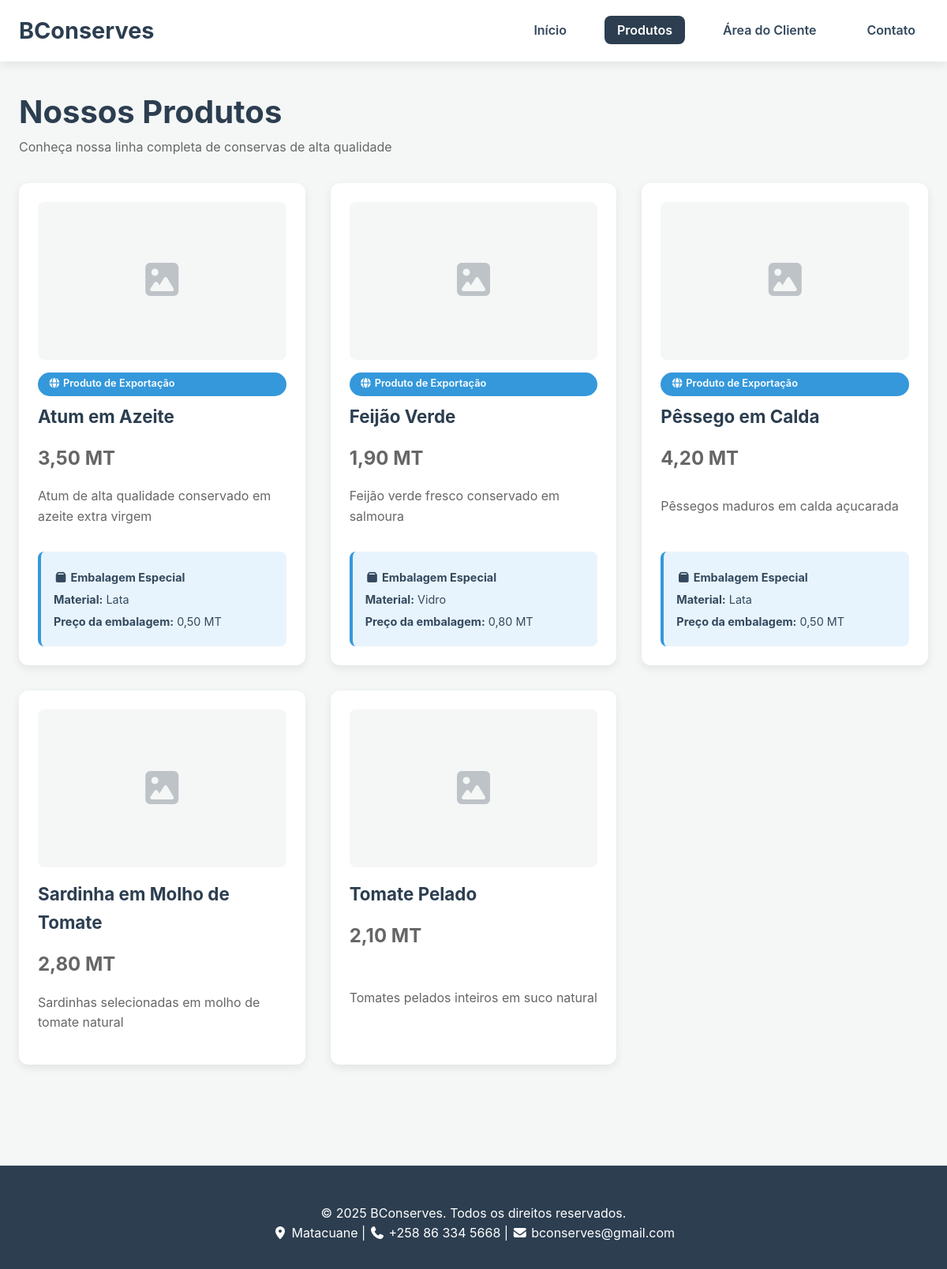
Page /site/produtos.php on the committed database.
### tables this page shows
CREATE TABLE produtos (
    id INT AUTO_INCREMENT PRIMARY KEY,
    nome VARCHAR(255) NOT NULL,
    preco DECIMAL(10,2) NOT NULL,
    exportacao BOOLEAN DEFAULT FALSE,
    material_embalagem VARCHAR(255),
    preco_embalagem DECIMAL(10,2) DEFAULT 0,
    descricao TEXT,
    imagem VARCHAR(255)
);

### includes/functions.php (called while the page is built, shortened)
<?php
function getProdutos() {
    $database = new Database();
    $db = $database->getConnection();
    $query = "SELECT * FROM produtos ORDER BY nome";
    $stmt = $db->prepare($query);
    $stmt->execute();
    return $stmt->fetchAll(PDO::FETCH_ASSOC);
}
?>

### site/produtos.php (the view, shortened to what this page needs)
<?php
require_once '../includes/functions.php';
$produtos = getProdutos();
?>
<!DOCTYPE html>
<html lang="pt">
<head>
    <link rel="stylesheet" href="../assets/fontawesome/css/all.min.css">
</head>
<body>
    <header>
        <div class="container">
            <h1><?php echo EMPRESA_NOME; ?></h1>
            <nav>
                <ul>
                    <li><a href="index.php">Início</a></li>
                    <li><a href="produtos.php" class="active">Produtos</a></li>
                    <li><a href="cliente_login.php">Área do Cliente</a></li>
                    <li><a href="contato.php">Contato</a></li>
                </ul>
            </nav>
        </div>
    </header>
    <main>
        <section class="produtos">
            <div class="container">
                <h2 style="text-align: left;">Nossos Produtos</h2>
                <p style="margin-bottom: 1rem; color: var(--text-light);">
                    Conheça nossa linha completa de conservas de alta qualidade
                </p>
                <div class="produtos-grid">
                    <?php if (!empty($produtos)): ?>
                        <?php foreach($produtos as $produto): ?>
                            <div class="produto-card">
                                <div class="produto-imagem">
                                    <?php if(!empty($produto['imagem']) && file_exists('../uploads/' . $produto['imagem'])): ?>
                                        <img src="../uploads/<?php echo $produto['imagem']; ?>"
                                            alt="<?php echo $produto['nome']; ?>"
                                            loading="lazy">
                                    <?php else: ?>
                                        <div class="sem-imagem">
                                            <i class="fas fa-image"></i>
                                        </div>
                                    <?php endif; ?>
                                </div>
                                <?php if(isset($produto['exportacao']) && $produto['exportacao']): ?>
                                    <span class="badge-exportacao">
                                        <i class="fas fa-globe"></i> Produto de Exportação
                                    </span>
                                <?php endif; ?>
                                <h3><?php echo $produto['nome']; ?></h3>
                                <p class="preco"><?php echo number_format($produto['preco'], 2, ',', '.'); ?> MT</p>
                                <p style="flex-grow: 1; margin-bottom: 1rem;"><?php echo $produto['descricao']; ?></p>
                                <?php if(isset($produto['exportacao']) && $produto['exportacao']): ?>
                                    <div class="exportacao-info">
                                        <p><strong><i class="fas fa-box"></i> Embalagem Especial</strong></p>
                                        <p><strong>Material:</strong> <?php echo $produto['material_embalagem'] ?? 'N/A'; ?></p>
                                        <?php
                                            $preco_embalagem = $produto['preco_embalagem'] ?? 0;
                                            if ($preco_embalagem > 0):
                                        ?>
                                            <p><strong>Preço da embalagem:</strong> <?php echo number_format($preco_embalagem, 2, ',', '.'); ?> MT</p>
                                        <?php endif; ?>
                                    </div>
                                <?php endif; ?>
                            </div>
                        <?php endforeach; ?>
                    <?php else: ?>
                        <div class="alert alert-info">
                            <i class="fas fa-info-circle"></i> Nenhum produto cadastrado no momento.
                        </div>
                    <?php endif; ?>
                </div>
            </div>
        </section>
    </main>
    <footer>
        <div class="container">
            <p>&copy; <?php echo date('Y'); ?> <?php echo EMPRESA_NOME; ?>. Todos os direitos reservados.</p>
             <div class="footer-info">
                <i class="fas fa-map-marker-alt"></i> <?php echo EMPRESA_ENDERECO ?? 'Endereço da Empresa'; ?> |
                <i class="fas fa-phone"></i> <?php echo EMPRESA_TELEFONE ?? 'Telefone da Empresa'; ?> |
                <i class="fas fa-envelope"></i> <?php echo EMPRESA_EMAIL ?? 'Email da Empresa'; ?>
            </div>
        </div>
    </footer>
</body>
</html>

### site/produtos.php (style rules this page uses)
:root { --primary-color: #2c3e50; --primary-hover: #37526dff; --secondary-color: #e74c3c; --secondary-hover: #c0392b; --background-color: #f4f7f6; --card-background: #ffffff; --text-color: #34495e; --text-light: #666; --error-color: #fc9387ff; --success-color: #27ae60; --warning-color: #f39c12; --info-color: #3498db; --shadow-light: 0 4px 12px rgba(0, 0, 0, 0.08); --shadow-hover: 0 8px 25px rgba(0, 0, 0, 0.15); --border-radius: 12px; --border-radius-sm: 8px; }
* { margin: 0; padding: 0; box-sizing: border-box; }
body { font-family: 'Inter', sans-serif; background-color: var(--background-color); color: var(--text-color); line-height: 1.6; }
.container { max-width: 1200px; margin: 0 auto; padding: 0 1.5rem; }
header { background: var(--card-background); box-shadow: var(--shadow-light); position: sticky; top: 0; z-index: 1000; }
header .container { display: flex; justify-content: space-between; align-items: center; padding: 1rem 1.5rem; }
header h1 { color: var(--primary-color); font-size: 1.8rem; font-weight: 700; }
nav ul { display: flex; list-style: none; gap: 2rem; }
nav a { text-decoration: none; color: var(--text-color); font-weight: 600; padding: 0.5rem 1rem; border-radius: var(--border-radius-sm); transition: all 0.3s ease; }
nav a:hover, nav a.active { background: var(--primary-color); color: white; }
.produtos { padding: 2rem 0; }
.produtos h2 { color: var(--primary-color); font-size: 2.5rem; font-weight: 700; }
.produtos-grid { display: grid; grid-template-columns: repeat(auto-fit, minmax(300px, 1fr)); gap: 2rem; margin: 2rem 0; }
.produto-card { background: var(--card-background); padding: 1.5rem; border-radius: var(--border-radius); box-shadow: var(--shadow-light); transition: all 0.3s ease; height: 100%; display: flex; flex-direction: column; }
.produto-imagem { width: 100%; height: 200px; margin-bottom: 1rem; border-radius: var(--border-radius-sm); overflow: hidden; background: var(--background-color); display: flex; align-items: center; justify-content: center; }
.sem-imagem { color: #bdc3c7; font-size: 3rem; }
.produto-card h3 { color: var(--primary-color); margin-bottom: 0.5rem; font-size: 1.4rem; font-weight: 700; }
.preco { font-weight: 700; color: var(--secondary-color); font-size: 1.5rem; margin: 0.5rem 0 1rem; }
.produto-card p { flex-grow: 1; margin-bottom: 1rem; color: var(--text-light); }
.badge-exportacao { background: var(--info-color); color: white; padding: 0.3rem 0.8rem; border-radius: 20px; font-size: 0.8rem; font-weight: 600; display: inline-block; margin-bottom: 0.5rem; }
.exportacao-info { background: #e8f4fd; padding: 1rem; border-radius: var(--border-radius-sm); margin-top: 1rem; border-left: 4px solid var(--info-color); }
.exportacao-info p { margin: 0.3rem 0; font-size: 0.9rem; color: var(--text-color); }
footer { background: var(--primary-color); color: white; padding: 3rem 0 2rem; margin-top: 4rem; }
footer .container { text-align: center; }

### rows in the picture
produtos: exportacao 1 (drawn), nome "Atum em Azeite", preco "3,50", descricao "Atum de alta qualidade conservado em azeite extra virgem", material_embalagem "Lata", preco_embalagem "0,50"
produtos: exportacao 1 (drawn), nome "Feijão Verde", preco "1,90", descricao "Feijão verde fresco conservado em salmoura", material_embalagem "Vidro", preco_embalagem "0,80"
produtos: exportacao 1 (drawn), nome "Pêssego em Calda", preco "4,20", descricao "Pêssegos maduros em calda açucarada", material_embalagem "Lata", preco_embalagem "0,50"
produtos: nome "Sardinha em Molho de Tomate", preco "2,80", descricao "Sardinhas selecionadas em molho de tomate natural"
produtos: nome "Tomate Pelado", preco "2,10", descricao "Tomates pelados inteiros em suco natural"

### other values in the picture
EMPRESA_NOME "BConserves"
EMPRESA_ENDERECO "Matacuane"
EMPRESA_TELEFONE "+258 86 334 5668"
EMPRESA_EMAIL "bconserves@gmail.com"
